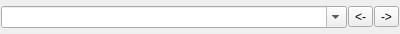
<?xml version="1.0" encoding="UTF-8"?>
<ui version="4.0">
 <class>QuickSearch</class>
 <widget class="QWidget" name="QuickSearch">
  <property name="geometry">
   <rect>
    <x>0</x>
    <y>0</y>
    <width>400</width>
    <height>34</height>
   </rect>
  </property>
  <property name="windowTitle">
   <string>Form</string>
  </property>
  <layout class="QHBoxLayout" name="horizontalLayout">
   <property name="spacing">
    <number>1</number>
   </property>
   <property name="leftMargin">
    <number>1</number>
   </property>
   <property name="topMargin">
    <number>1</number>
   </property>
   <property name="rightMargin">
    <number>1</number>
   </property>
   <property name="bottomMargin">
    <number>1</number>
   </property>
   <item>
    <widget class="QComboBox" name="searchComboBox">
     <property name="editable">
      <bool>true</bool>
     </property>
    </widget>
   </item>
   <item>
    <widget class="QToolButton" name="searchPreviousToolButton">
     <property name="text">
      <string>&lt;-</string>
     </property>
     <property name="icon">
      <iconset>
       <normaloff>pics/32x32/arrow-left.png</normaloff>pics/32x32/arrow-left.png</iconset>
     </property>
    </widget>
   </item>
   <item>
    <widget class="QToolButton" name="searchNextToolButton">
     <property name="text">
      <string>-&gt;</string>
     </property>
     <property name="icon">
      <iconset>
       <normaloff>pics/32x32/arrow-right.png</normaloff>pics/32x32/arrow-right.png</iconset>
     </property>
    </widget>
   </item>
  </layout>
 </widget>
 <resources/>
 <connections/>
</ui>
